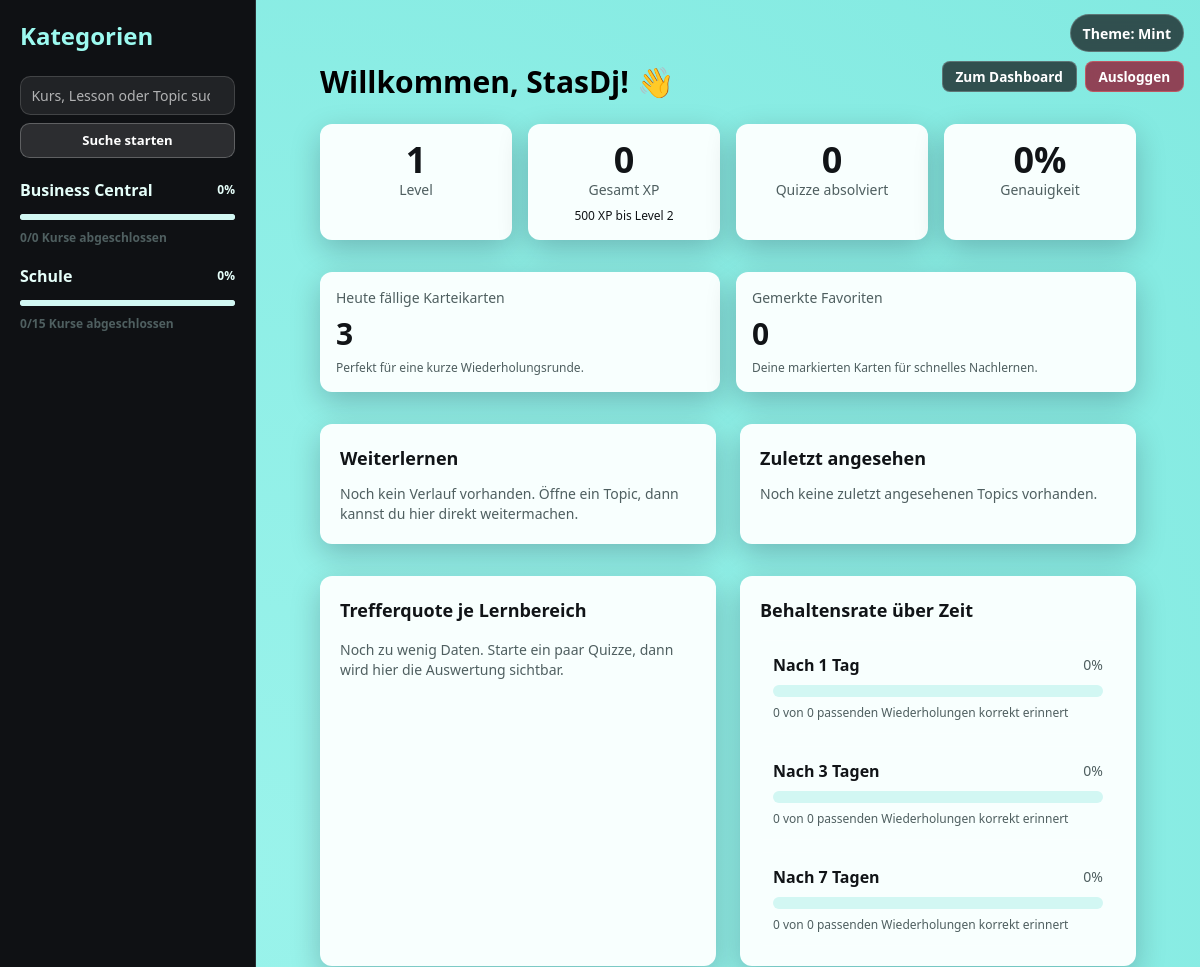
Before: /dashboard/ (signed in, upper part) with the older database file.
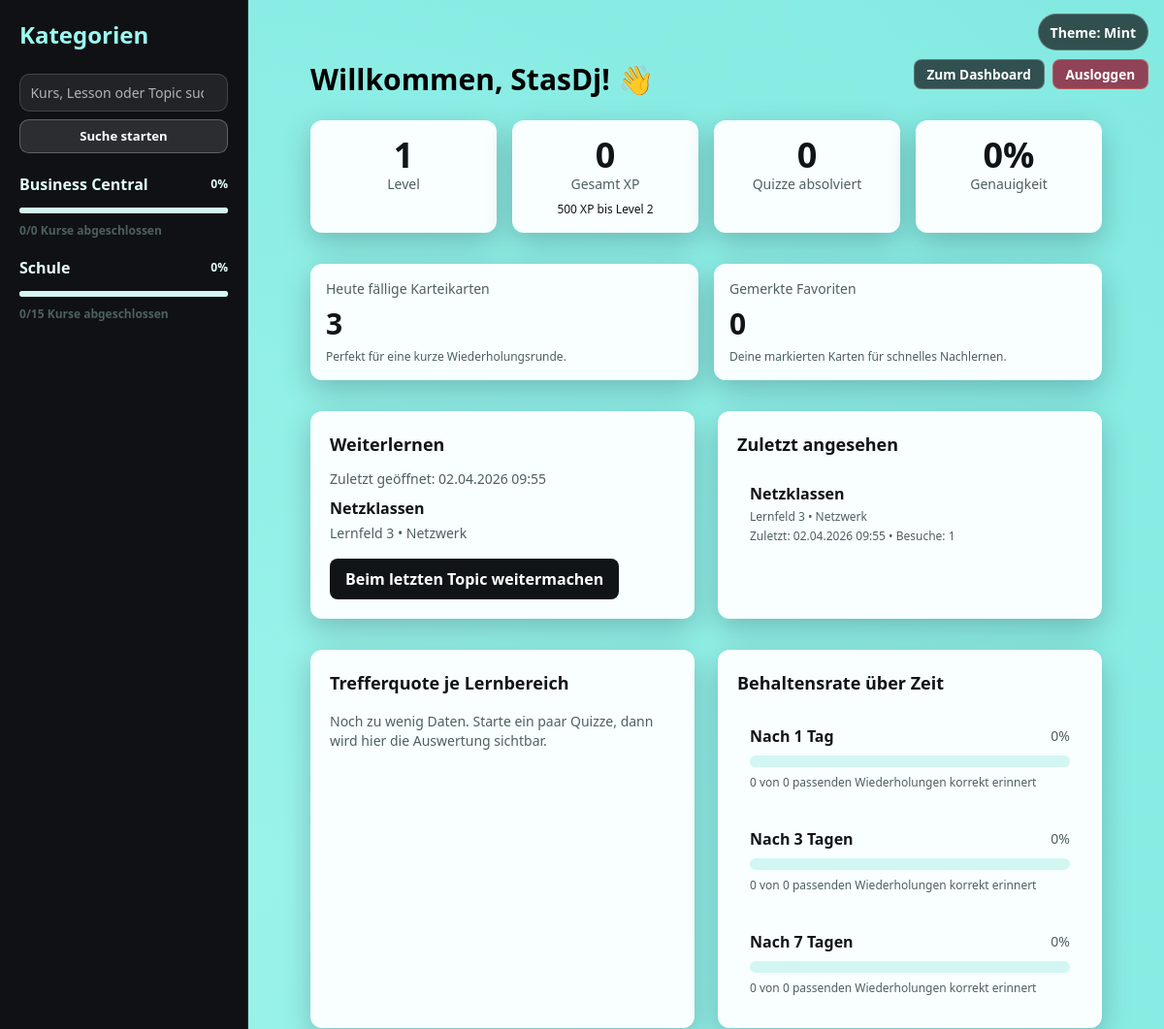
After: the same page with the newer database file.
### courses/models.py (models this page shows, shortened)
class Category(models.Model):
    name = models.CharField(max_length=120, unique=True)
    class Meta:
        ordering = ["name"]

class TopicViewState(models.Model):
    user = models.ForeignKey(
        settings.AUTH_USER_MODEL,
        on_delete=models.CASCADE,
        related_name="topic_view_states",
    )
    topic = models.ForeignKey(
        Topic,
        on_delete=models.CASCADE,
        related_name="view_states",
    )
    last_viewed_at = models.DateTimeField(auto_now=True)
    visit_count = models.IntegerField(default=0)
    class Meta:
        ordering = ["-last_viewed_at", "id"]
        unique_together = ("user", "topic")

class Topic(models.Model):
    lesson = models.ForeignKey(
        Lesson,
        on_delete=models.CASCADE,
        related_name="topics"
    )
    title = models.CharField(max_length=200)
    learning_material = models.TextField()
    order = models.IntegerField(default=0)
    class Meta:
        ordering = ["order", "id"]

class Course(models.Model):
    category = models.ForeignKey(
        Category,
        on_delete=models.SET_NULL,
        related_name="courses",
        null=True,
        blank=True,
    )
    title = models.CharField(max_length=200)
    description = models.TextField()

class Lesson(models.Model):
    course = models.ForeignKey(
        Course,
        on_delete=models.CASCADE,
        related_name="lessons"
    )
    title = models.CharField(max_length=200)
    content = models.TextField()
    order = models.IntegerField(default=0)

### exams/models.py (models this page shows, shortened)
class Result(models.Model):
    user = models.ForeignKey(User, on_delete=models.CASCADE)
    course = models.ForeignKey("courses.Course", on_delete=models.CASCADE)
    lesson = models.ForeignKey("courses.Lesson", on_delete=models.CASCADE, null=True, blank=True, related_name="quiz_results")
    topic = models.ForeignKey("courses.Topic", on_delete=models.CASCADE, null=True, blank=True, related_name="quiz_results")
    score = models.IntegerField()
    total_questions = models.IntegerField(default=0)
    xp_earned = models.IntegerField(default=0, help_text="XP die bei diesem Quiz verdient wurden")
    date = models.DateTimeField(auto_now_add=True)

### quiz/views.py (the view, shortened to what this page needs)
# urls.py: path("dashboard/", views.dashboard, name="dashboard"),
@login_required
def dashboard(request):
    user = request.user
    now = timezone.now()
    courses = Course.objects.select_related("category").prefetch_related("lessons__topics", "flashcards").all()
    results = Result.objects.filter(user=user)
    flashcard_states = FlashcardUserState.objects.filter(user=user).select_related("flashcard", "flashcard__course")
    topic_view_states = (
        TopicViewState.objects.filter(user=user)
        .select_related("topic", "topic__lesson", "topic__lesson__course")
        .order_by("-last_viewed_at")
    )
    courses_with_progress = []
    states_by_course = {}
    for state in flashcard_states:
        states_by_course.setdefault(state.flashcard.course_id, []).append(state)
    for course in courses:
        total_questions = course.questions.count()
        last_result = results.filter(course=course).order_by("-date").first()
        best_result = results.filter(course=course).order_by("-score", "-date").first()
        lesson_count = course.lessons.count()
        topic_count = sum(lesson.topics.count() for lesson in course.lessons.all())
        flashcards_count = course.flashcards.count()
        course_states = states_by_course.get(course.id, [])
        reviewed_flashcards = len(course_states)
        due_flashcards = sum(
            1
            for state in course_states
            if not state.next_review_at or state.next_review_at <= now
        ) + max(0, flashcards_count - reviewed_flashcards)
        favorite_flashcards = sum(1 for state in course_states if state.is_favorite)
        if total_questions > 0 and last_result:
            progress = int((last_result.score / total_questions) * 100)
        else:
            progress = 0
        if due_flashcards > 0:
            next_step = f"{due_flashcards} Karteikarten zur Wiederholung"
        elif progress < 100 and total_questions > 0:
            next_step = "Quiz weiter verbessern"
        elif flashcards_count > 0:
            next_step = "Karteikarten vertiefen"
        else:
            next_step = "Lernmaterial durcharbeiten"
        courses_with_progress.append({
            "course": course,
            "progress": progress,
            "lesson_count": lesson_count,
            "topic_count": topic_count,
            "flashcards_count": flashcards_count,
            "due_flashcards": due_flashcards,
            "favorite_flashcards": favorite_flashcards,
            "last_activity": last_result.date if last_result else None,
            "best_score": best_result.score if best_result else None,
            "best_score_percent": int((best_result.score / total_questions) * 100) if best_result and total_questions else 0,
            "next_step": next_step,
        })
    user_stats = get_user_stats(user)
    leaderboard = get_leaderboard(limit=10)
    total_due_flashcards = sum(item["due_flashcards"] for item in courses_with_progress)
    total_favorite_flashcards = sum(item["favorite_flashcards"] for item in courses_with_progress)
    category_totals = defaultdict(lambda: {"correct": 0, "total": 0})
    learning_area_accuracy = []
    learning_area_accuracy.sort(key=lambda item: item["accuracy"])
    retention_windows = [1, 3, 7]
    retention_stats = []
    for days in retention_windows:
        eligible_states = [
            state
            for state in flashcard_states
            if state.last_reviewed_at and (now - state.last_reviewed_at).days >= days
        ]
        remembered_count = sum(1 for state in eligible_states if state.last_result == "known")
        eligible_count = len(eligible_states)
        rate = int((remembered_count / eligible_count) * 100) if eligible_count else 0
        retention_stats.append({
            "days": days,
            "remembered": remembered_count,
            "total": eligible_count,
            "rate": rate,
        })
    context = {
        "courses_with_progress": courses_with_progress,
        "results": results,
        "user_stats": user_stats,
        "leaderboard": leaderboard,
        "total_due_flashcards": total_due_flashcards,
        "total_favorite_flashcards": total_favorite_flashcards,
        "learning_area_accuracy": learning_area_accuracy,
        "retention_stats": retention_stats,
        "resume_learning": get_resume_learning_context(topic_view_states),
        "recent_topic_states": list(topic_view_states[:5]),
        **get_sidebar_context(request),
    }
    return render(request, "dashboard.html", context)

### exams/gamification.py (called while the page is built)
def get_leaderboard(limit=20):
    return UserProfile.objects.all().order_by("-total_xp")[:limit]

### exams/models.py (called while the page is built)
    def get_level(self):
        return max(1, self.total_xp // 500 + 1)

    def get_xp_for_next_level(self):
        current_level = self.get_level()
        next_level_xp = current_level * 500
        return next_level_xp - self.total_xp

### quiz/views.py (called while the page is built)
def course_is_completed(course, best_scores):
    total_questions = course.questions.count()
    best_score = best_scores.get(course.id)
    if total_questions <= 0 or best_score is None:
        return False
    return best_score >= total_questions

def get_course_progress(course, best_scores):
    total_questions = course.questions.count()
    best_score = best_scores.get(course.id, 0)
    if total_questions <= 0:
        return 0
    return int((best_score / total_questions) * 100)

### quiz/templates/dashboard.html (shortened to what the changed rows need)
{% extends "base.html" %}
{% block content %}
<div class="layout-container page-pad">
    <h1 class="page-title">Willkommen, {{ user.username }}! 👋</h1>
    <div class="grid grid-cols-1 lg:grid-cols-2 gap-6 mb-8">
        <div class="surface-card p-5">
            <h2 class="text-lg font-bold mb-3">Weiterlernen</h2>
            {% if resume_learning %}
            <p class="text-sm muted-text mb-2">Zuletzt geöffnet: {{ resume_learning.last_viewed_at|date:"d.m.Y H:i" }}</p>
            <p class="font-semibold mb-1">{{ resume_learning.current_topic.title }}</p>
            <p class="text-sm muted-text mb-4">{{ resume_learning.current_course.title }} • {{ resume_learning.current_lesson.title }}</p>
            <div class="flex flex-wrap gap-3">
                <a href="{% url 'topic' resume_learning.current_topic.id %}" class="btn-primary">Beim letzten Topic weitermachen</a>
            </div>
            {% else %}
            <p class="muted-text text-sm">Noch kein Verlauf vorhanden. Öffne ein Topic, dann kannst du hier direkt weitermachen.</p>
            {% endif %}
        </div>
        <div class="surface-card p-5">
            <h2 class="text-lg font-bold mb-3">Zuletzt angesehen</h2>
            {% if recent_topic_states %}
            <ul class="space-y-2">
                {% for state in recent_topic_states %}
                <li class="rounded border border-white/10 p-3">
                    <a href="{% url 'topic' state.topic.id %}" class="font-semibold text-link">{{ state.topic.title }}</a>
                    <p class="text-xs muted-text mt-1">{{ state.topic.lesson.course.title }} • {{ state.topic.lesson.title }}</p>
                    <p class="text-xs muted-text mt-1">Zuletzt: {{ state.last_viewed_at|date:"d.m.Y H:i" }} • Besuche: {{ state.visit_count }}</p>
                </li>
                {% endfor %}
            </ul>
            {% else %}
            <p class="muted-text text-sm">Noch keine zuletzt angesehenen Topics vorhanden.</p>
            {% endif %}
        </div>
    </div>
    <div class="grid grid-cols-1 lg:grid-cols-2 gap-6 mb-8">
        <div class="surface-card p-5">
            <h2 class="text-lg font-bold mb-4">Trefferquote je Lernbereich</h2>
        </div>
        <div class="surface-card p-5">
            <h2 class="text-lg font-bold mb-4">Behaltensrate über Zeit</h2>
            <div class="space-y-3">
                {% for item in retention_stats %}
                <div class="rounded border border-white/10 p-3">
                    <div class="flex items-center justify-between mb-2">
                        <span class="font-semibold">Nach {{ item.days }} {% if item.days == 1 %}Tag{% else %}Tagen{% endif %}</span>
                        <span class="text-sm muted-text">{{ item.rate }}%</span>
                    </div>
                    <div class="w-full progress-track rounded-full h-3 mb-2">
                    </div>
                    <p class="text-xs muted-text">{{ item.remembered }} von {{ item.total }} passenden Wiederholungen korrekt erinnert</p>
                </div>
                {% endfor %}
            </div>
        </div>
    </div>
</div>
{% endblock %}

### templates/base.html (shortened to what this page needs)
<!DOCTYPE html>
{% load static %}
<html lang="de">
<head>
    <script src="https://cdn.tailwindcss.com"></script>
</head>
<body class="min-h-screen">
<button id="theme-toggle" class="theme-toggle" type="button">Theme: Mint</button>
{% if user.is_authenticated %}
<div class="quick-actions">
    <a href="{% url 'dashboard' %}" class="quick-btn">Zum Dashboard</a>
    <form method="post" action="{% url 'logout' %}" class="quick-logout-form">
        <button type="submit" class="quick-btn quick-btn-danger">Ausloggen</button>
    </form>
</div>
{% endif %}
<div class="flex min-h-screen">
    {% if user.is_authenticated %}
    <aside id="app-sidebar" class="w-64 shrink-0 p-5 overflow-y-auto border-r" style="background: var(--panel); border-color: var(--panel-border);" aria-label="Seitennavigation">
        <h2 class="text-2xl font-bold mb-6 sidebar-title">Kategorien</h2>
        <form method="get" action="{% url 'search' %}" class="mb-5">
            <input type="search" name="q" value="{{ search_query|default:'' }}" class="sidebar-search" placeholder="Kurs, Lesson oder Topic suchen..." aria-label="Kurs, Lesson oder Topic suchen">
            <button type="submit" class="sidebar-search-btn">Suche starten</button>
        </form>
        <ul class="space-y-4">
            {% for category in categories %}
            <li>
                <button
                    type="button"
                    data-category-id="{{ category.id }}"
                    class="w-full text-left font-semibold nav-trigger"
                    aria-expanded="false"
                    aria-controls="category-{{ category.id }}"
                >
                    <div class="flex items-center justify-between gap-3">
                        <span>{{ category.name }}</span>
                        <span class="text-xs">{{ category.progress }}%</span>
                    </div>
                    <progress class="category-progress mt-2" value="{{ category.progress }}" max="100"></progress>
                    <div class="text-xs mt-1 muted-text">{{ category.completed_courses }}/{{ category.total_courses }} Kurse abgeschlossen</div>
                </button>
            </li>
            {% empty %}
            <li class="muted-text">Keine Kategorien vorhanden</li>
            {% endfor %}
        </ul>
    </aside>
    {% endif %}
    <main id="main-content" class="flex-1 p-6 md:p-10 overflow-y-auto" tabindex="-1">
        {% block content %}{% endblock %}
    </main>
</div>
</body>
</html>

Changed rows visible on the page:
added TopicViewState: last_viewed_at "02.04.2026 09:55", topic "Netzklassen", topic.lesson.course "Lernfeld 3", topic.lesson "Netzwerk", visit_count "1"
now on this page (row edited): Topic: current_topic "Netzklassen"
now on this page (row unchanged): Course: current_course "Lernfeld 3"
now on this page (row unchanged): Lesson: current_lesson "Netzwerk"
Other visible differences:
text no longer shown: "Noch kein Verlauf vorhanden. Öffne ein Topic, dann kannst du hier direkt weitermachen. Noch keine zuletzt angesehenen Topics vorhanden."
text now shown: "Zuletzt geöffnet: • Beim letzten Topic weitermachen"
